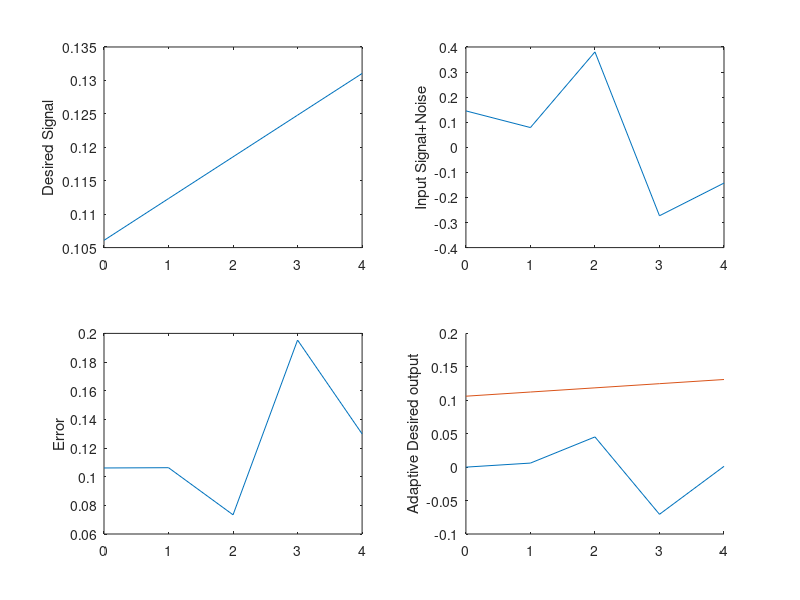

This chart was generated by the following MATLAB code:
clc
close all
clear all

N=input('length of sequence N = ');
t=[0:N-1];
w0=0.001;  phi=0.1;
d=sin(2*pi*[1:N]*w0+phi);
x=d+randn(1,N)*0.2;
w=zeros(1,N); 
mu=input('mu = ');
for i=1:N
   e(i) = d(i) - w(i)' * x(i);
   w(i+1) = w(i) + mu * e(i) * x(i);
end

yd = w(1:N) .* x;  

%% plt
subplot(221),plot(t,d),ylabel('Desired Signal'),
subplot(222),plot(t,x),ylabel('Input Signal+Noise'),
subplot(223),plot(t,e),ylabel('Error'),
subplot(224);hold on;
plot(t,yd),ylabel('Adaptive Desired output');
plot(t,d)